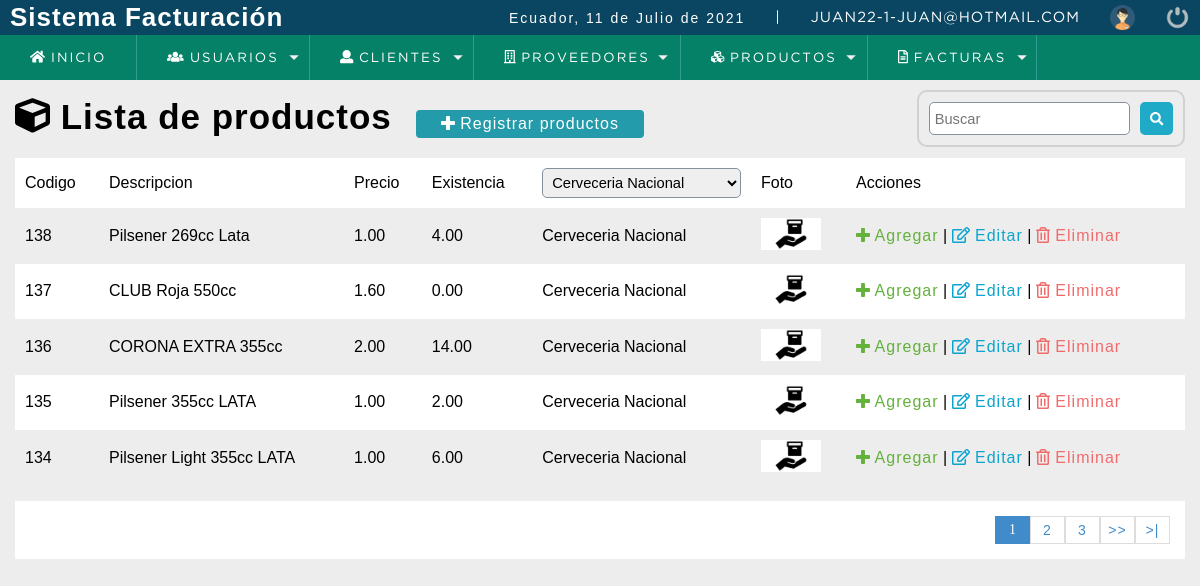
The app's page /sistema/buscar_productos.php?proveedor=38 (signed in) with its own data.
### tables this page shows
CREATE TABLE `producto` (
  `codproducto` int(11) NOT NULL,
  `descripcion` varchar(100) DEFAULT NULL,
  `proveedor` int(11) DEFAULT NULL,
  `precio` decimal(10,2) DEFAULT NULL,
  `existencia` decimal(10,2) DEFAULT NULL,
  `date_add` datetime NOT NULL DEFAULT current_timestamp(),
  `usuario_id` int(11) NOT NULL,
  `estatus` int(11) NOT NULL DEFAULT 1,
  `foto` text DEFAULT NULL
);

CREATE TABLE `proveedor` (
  `codproveedor` int(11) NOT NULL,
  `proveedor` varchar(100) DEFAULT NULL,
  `contacto` varchar(100) DEFAULT NULL,
  `telefono` bigint(11) DEFAULT NULL,
  `direccion` text DEFAULT NULL,
  `date_add` datetime NOT NULL DEFAULT current_timestamp(),
  `usuario_id` int(11) NOT NULL,
  `estatus` int(11) NOT NULL DEFAULT 1
);

### sistema/buscar_productos.php (the view, shortened to what this page needs)
<!DOCTYPE html>
<html lang="en">
    <head>
        <?PHP
        include "../sistema/recursos/scripts.php";
        ?>
    </head>
    <body>
        <?PHP
        include "../sistema/recursos/header.php";
        ?>
        <section id="container">
            <?PHP
            $busqueda = '';
            if (!empty($_REQUEST['proveedor'])) {
                $search_proveedor = $_REQUEST['proveedor'];
                $where = " p.proveedor LIKE $search_proveedor AND p.estatus = 1";
                $buscar = 'busqueda=' . $search_proveedor;
            }
            ?>
            <h1> <i class="fas fa-cube"></i> Lista de productos</h1>
            <a href="../sistema/registro_producto.php" class="btn_new"> <i class="fas fa-plus"></i> Registrar productos</a>
            <form action="buscar_productos.php" method="GET" class="form_search">
                <input type="text" name="busqueda" id ="busqueda" placeholder="Buscar" value="<?PHP echo $busqueda; ?>">
                <button type="submit" class="btn_search"><i class="fas fa-search"></i></button>
            </form>
            <table>
                <tr>
                    <td>Codigo</td>
                    <td>Descripcion</td>
                    <td>Precio</td>
                    <td>Existencia</td>
                    <td>
                        <?PHP
                        $pro = 0;
                        if (!empty($_REQUEST['proveedor'])) {
                            $pro = $_REQUEST['proveedor'];
                        }
                        $query_proveedor = mysqli_query($conexion, "SELECT codproveedor, proveedor "
                                . "                                FROM proveedor WHERE estatus = 1"
                                . "                                ORDER BY proveedor ASC");
                        $result_proveedor = mysqli_num_rows($query_proveedor);
                        ?>
                        <select name="proveedor" id="search_proveedor">
                            <?PHP
                            if ($result_proveedor > 0) {
                                while ($proveedor = mysqli_fetch_array($query_proveedor)) {
                                    if ($pro == $proveedor["codproveedor"]) {
                                        ?>
                                        <option value="<?PHP echo $proveedor['codproveedor']; ?>" selected=""><?PHP echo $proveedor['proveedor']; ?></option>
                                        <?PHP
                                    } else {
                                        ?>
                                        <option value="<?PHP echo $proveedor['codproveedor']; ?>"><?PHP echo $proveedor['proveedor']; ?></option>
                                        <?PHP
                                    }
                                }
                            }
                            ?>
                        </select>
                    </td>
                    <td>Foto</td>
                    <td>Acciones</td>
                </tr>
                <?PHP
                $sql_registe = mysqli_query($conexion, "SELECT count(*) as total_registro FROM producto p"
                        . "                            WHERE  $where");
                $result_register = mysqli_fetch_array($sql_registe);
                $total_registro = $result_register['total_registro'];
                $por_pagina = 5;
                if (empty($_GET['pagina'])) {
                    $pagina = 1;
                } else {
                    $pagina = $_GET['pagina'];
                }
                $desde = ($pagina - 1) * $por_pagina;
                $total_paginas = ceil($total_registro / $por_pagina);
                $query = mysqli_query($conexion, "SELECT p.codproducto, p.descripcion,p.precio,p.existencia,pr.proveedor,p.foto"
                        . "                       FROM producto p"
                        . "                       INNER JOIN proveedor pr"
                        . "                       ON p.proveedor = pr.codproveedor"
                        . "                       WHERE $where"
                        . "                       ORDER BY p.codproducto DESC LIMIT $desde, $por_pagina");
                $result = mysqli_num_rows($query);
                if ($result > 0) {
                    while ($data = mysqli_fetch_array($query)) {
                        if ($data['foto'] != 'img_producto.png') {
                            $foto = '../sistema/img/uploads/' . $data['foto'];
                        } else {
                            $foto = '../sistema/img/' . $data['foto'];
                        }
                        ?>
                        <tr class="row <?PHP echo $data['codproducto']; ?>">
                            <td><?PHP echo $data["codproducto"]; ?></td>
                            <td><?PHP echo $data["descripcion"]; ?></td>
                            <td class="celPrecio"><?PHP echo $data["precio"]; ?> </td>
                            <td class="celExistencia"><?PHP echo $data["existencia"]; ?></td>
                            <td><?PHP echo $data["proveedor"]; ?></td>
                            <td class="img_producto"><img src="<?PHP echo $foto; ?>" alt="<?PHP echo $data["descripcion"]; ?>"></td>
                            <?PHP
                            if ($_SESSION['rol'] == 1 || $_SESSION['rol'] == 3) {
                                ?>
                                <td>
                                    <a class="link_add add_product" product ="<?PHP echo $data["codproducto"]; ?>" href="#"> <i class="fas fa-plus"></i> Agregar</a>
                                    |
                                    <a class="link_edit" href="../sistema/editar_producto.php?id=<?PHP echo $data["codproducto"]; ?>"> <i class="far fa-edit"></i> Editar</a>
                                    |
                                    <a class="link_delete del_product" href="#" product ="<?PHP echo $data["codproducto"]; ?>" > <i class="far fa-trash-alt"></i>  Eliminar</a>
                                </td>
                            <?PHP } ?>
                        </tr>
                        <?PHP
                    }
                }
                ?>
            </table>
            <?PHP
                if($total_paginas != 0){
            ?>
            <div class="paginador">
                <ul>
                            <?PHP
                        for ($i = 1; $i <= $total_paginas; $i++) {
                            if ($i == $pagina) {
                                echo '<li class= "pageSelected">' . $i . '</a></li>';
                            } else {
                                echo '<li><a href="?pagina=' . $i . '&'.$buscar.'">' . $i . '</a></li>';
                            }
                        }
                        if ($pagina != $total_paginas) {
                            ?>
                        <li><a href="?pagina=<?PHP echo $pagina + 1; ?>&<?PHP echo $buscar; ?>">>></a></li>
                        <li><a href="?pagina=<?PHP echo $total_paginas; ?>&<?PHP echo $buscar; ?>">>|</a></li>
                    <?PHP } ?>
                </ul>
            </div>
            <?PHP
                }
             ?>
        </section>
    </body>
</html>

### sistema/css/style.css (style rules this page uses)
* { margin: 0; padding: 0; box-sizing: border-box; }
body { background: #ededed; }
h1, h2, h3, h4, h5, h6 { font-family: 'arial'; font-weight: bold; letter-spacing: 1px; }
h1 { font-size: 26px; }
a { text-decoration: none; font-family: arial; letter-spacing: 1px; }
#container { padding: 90px 15px 15px; }
form { background: #FFF; margin: auto; padding: 20px 50px; border: 2px solid #d1d1d1; }
input,select { display: block; width: 100%; font-size: 11pt; padding: 5px; border: 1px solid #85929e; border-radius: 5px; }
#container h1 { font-size: 35px; display: inline-block; }
.btn_new { display: inline-block; background: #239baa; color: #FFF; padding: 5px 25px; border-radius: 4px; margin: 20px; }
table { border-collapse: collapse; font-size: 12pt; font-family: 'arial'; width: 100%; }
table tr:nth-child(odd) { background: #FFF; }
table td { padding: 10px; }
.link_edit { color: #0ca4ce; }
.link_delete { color: #f26b6b; }
.link_add { color: #64b13c; }
.paginador ul { padding: 15px; list-style: none; background: #FFF; margin-top: 15px; display: -webkit-flex; display: -moz-flex; display: -ms-flex; display: -o-flex; display: flex; justify-content: flex-end; }
.paginador a, .pageSelected { color: #428bca; border: 1px solid #ddd; padding: 5px; display: inline-block; font-size: 14px; text-align: center; width: 35px; }
.pageSelected { color: #FFF; background: #428bca; border: 1px solid #428bca; }
.img_producto img { width: 60px; height: auto; margin: auto; }

### sistema/css/style2.css (style rules this page uses)
.form_search { display: -webkit-flex; display: -moz-flex; display: -ms-flex; display: -o-flex; display: flex; float: right; background: initial; padding: 10px; border-radius: 10px; }
.form_search .btn_search { background: #1faac8; color: #FFF; padding: 10px; border: 0; cursor: pointer; margin-left: 10px; display: -webkit-flex; display: -moz-flex; display: -ms-flex; display: -o-flex; display: flex; border-radius: 5px; }

### records on screen
producto: codproducto "138", descripcion "Pilsener 269cc Lata", precio "1.00", existencia "4.00", proveedor.proveedor "Cerveceria Nacional", foto (picture)
producto: codproducto "137", descripcion "CLUB Roja 550cc", precio "1.60", existencia "0.00", proveedor.proveedor "Cerveceria Nacional", foto (picture)
producto: codproducto "136", descripcion "CORONA EXTRA 355cc", precio "2.00", existencia "14.00", proveedor.proveedor "Cerveceria Nacional", foto (picture)
producto: codproducto "135", descripcion "Pilsener 355cc LATA", precio "1.00", existencia "2.00", proveedor.proveedor "Cerveceria Nacional", foto (picture)
producto: codproducto "134", descripcion "Pilsener Light 355cc LATA", precio "1.00", existencia "6.00", proveedor.proveedor "Cerveceria Nacional", foto (picture)

### other values on screen
fechaC() "11 de Julio de 2021"
$_SESSION['user'] "JUAN22"
$_SESSION['rol'] "1"
$_SESSION['email'] "JUAN@HOTMAIL.COM"
form field proveedor "Cerveceria Nacional"
